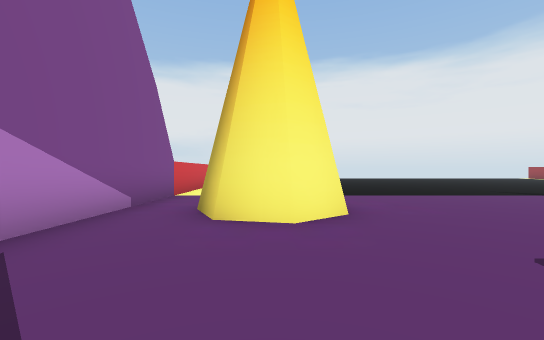
[1] (above)

24 first-person views from a walk through a 3-D level made in the Unity game engine. The camera is 1.3 m above the floor, looks level and sees 90° across. The floor is counted in squares, 2 m on a side. Each view is taken from the middle of a square. On the plan, view 1 faces up. The plan holds only what a view shows up to about 9 squares ahead; the rest is blank. The place goes on beyond the plan.

[2]
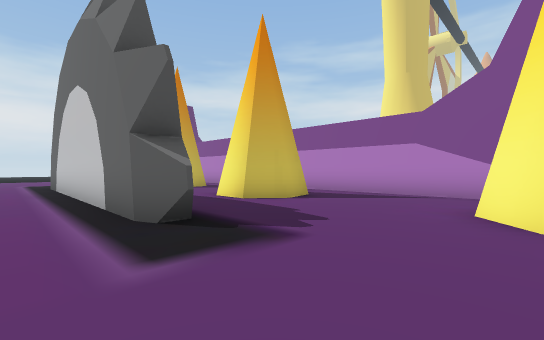

[3]
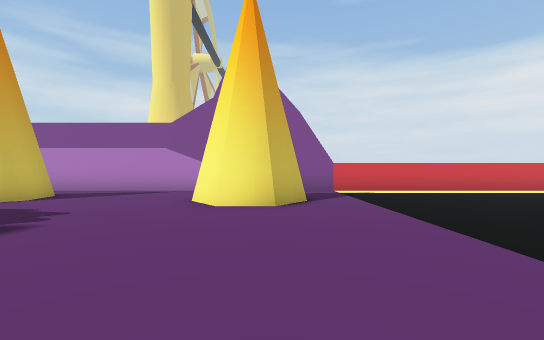

[4]
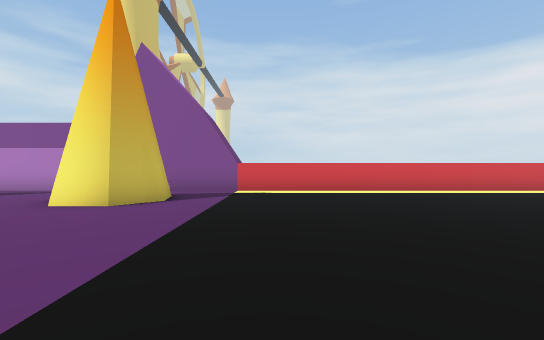

[5]
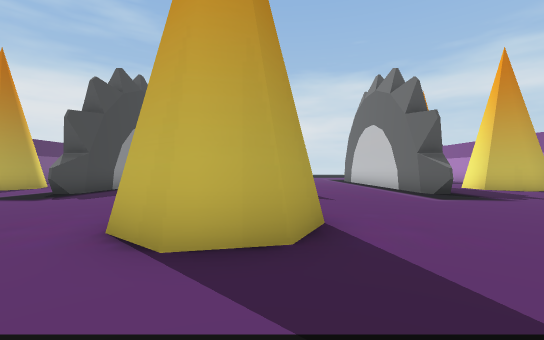

[6]
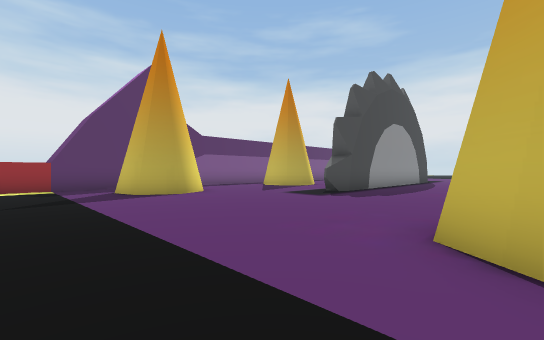

[7]
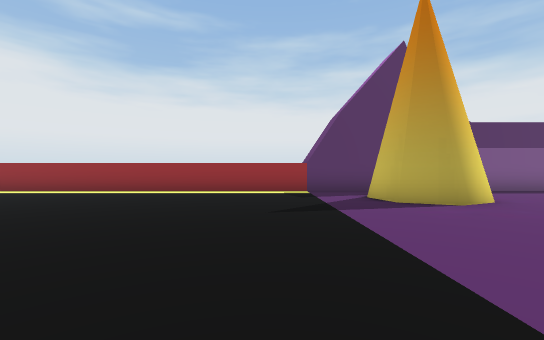

[8]
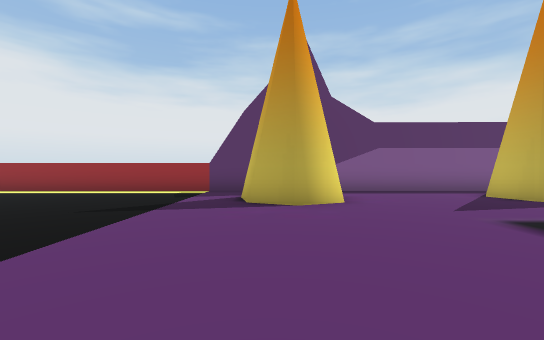

[9]
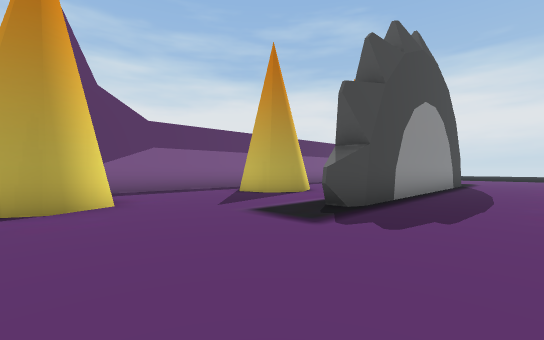

[10]
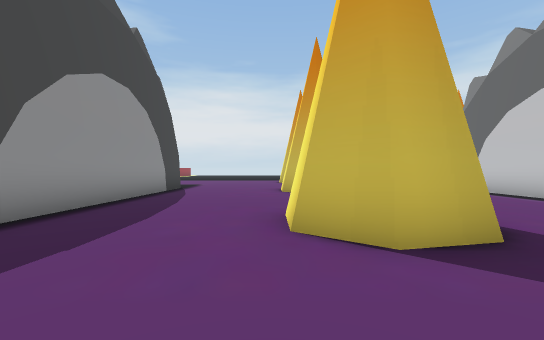

[11]
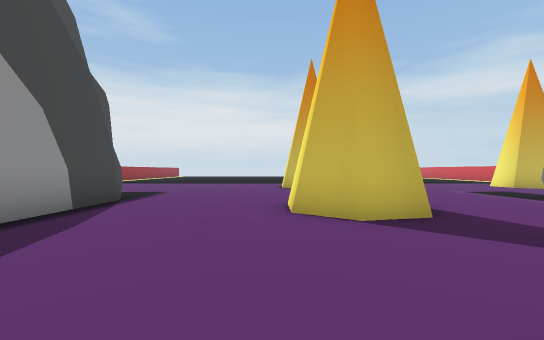

[12]
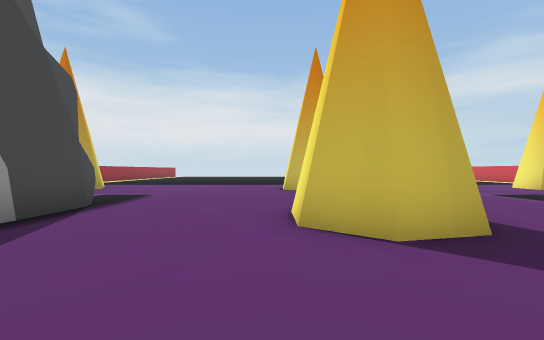

[13]
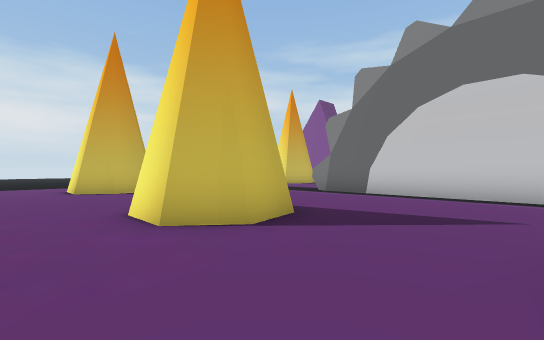

[14]
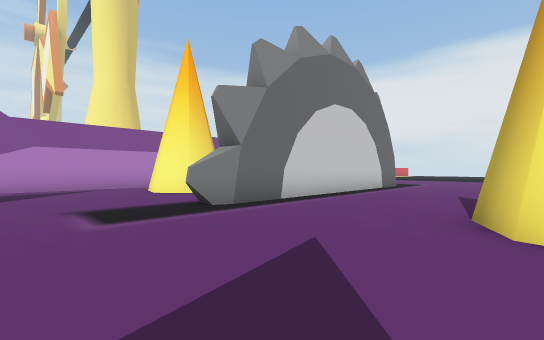

[15]
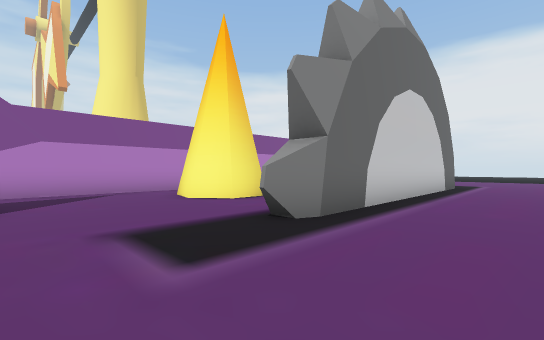

[16]
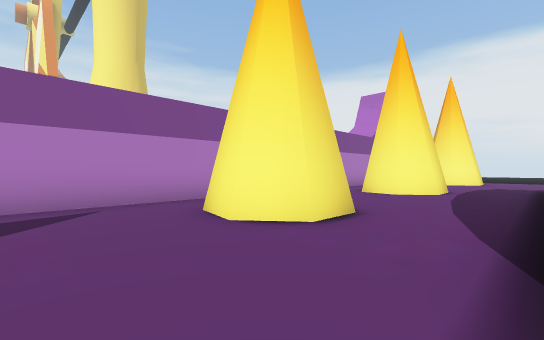

[17]
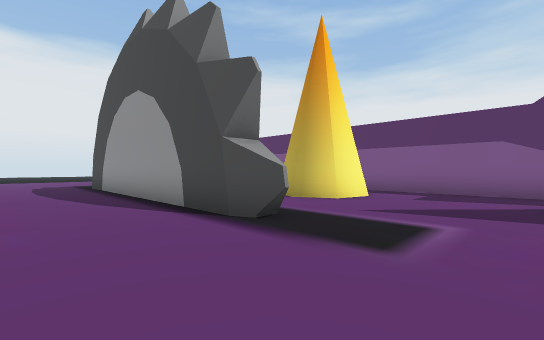

[18]
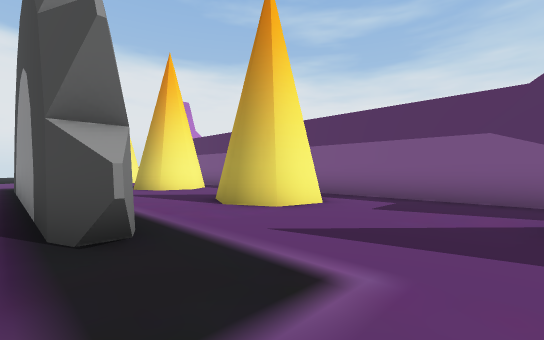

[19]
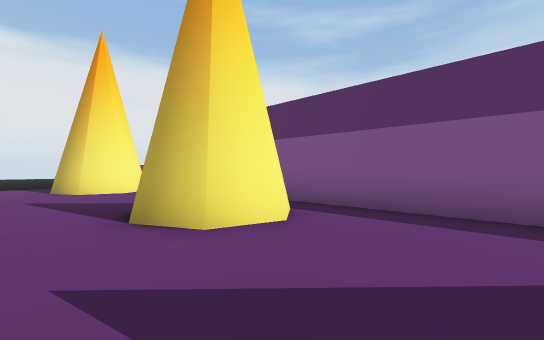

[20]
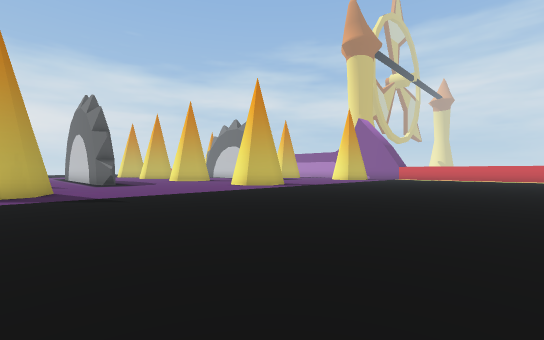

[21]
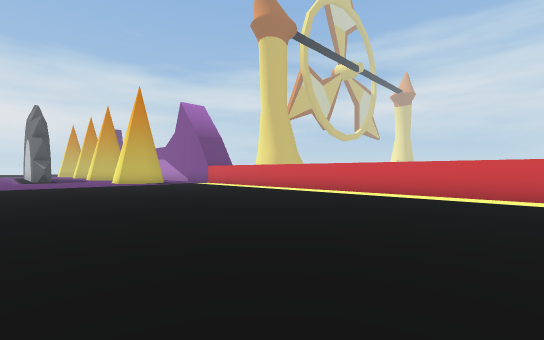

[22]
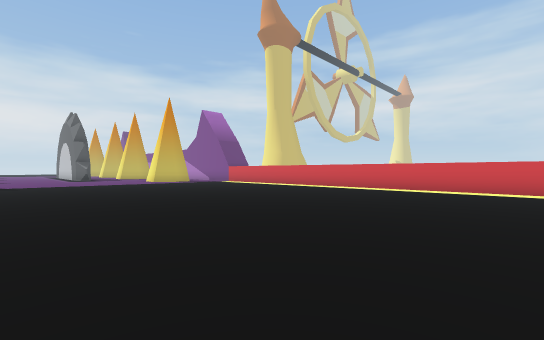

[23]
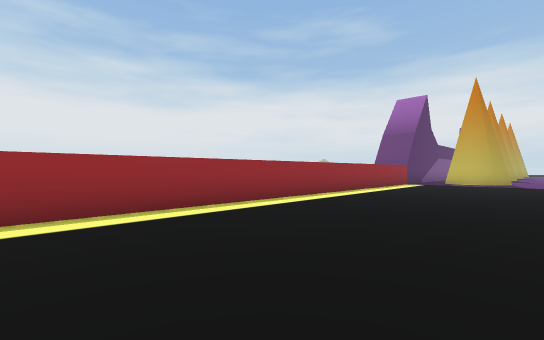

[24]
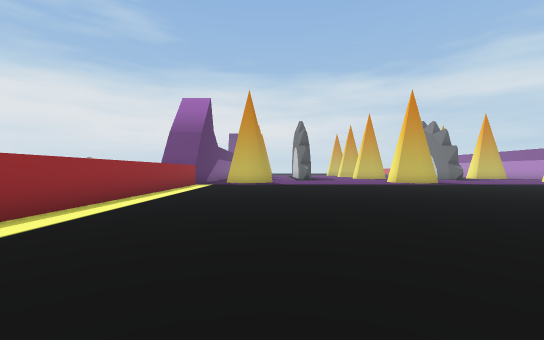

### Floor plan
Points are (right, up) in squares from view 1. A wall is a line through its corners. A room is listed if a view was taken in it or the views show most of it. See-through windows are left out.
Room 1 (view 1)
walls: (0.2, -0.4) (1, -1) (1, -1.9); (-0.8, -0.6) (-0.2, -0.5); (1, 4) (0.3, 3.4) (-0.7, 3.6); (-2.5, 3.6) (-2.5, -2.1)
ways out: opening at (-2, 4.5) to room 2; opening at (2.5, 2.5) to room 2; opening at (-2, -1.5); opening at (2, -1.5)
Room 2 (views 2, 3, 4, 5, 6, 7, 8, 9, 10, 11, 12, 13, 14, 15, 16, 17, 18, 20, 21, 22, 23, 24)
walls: (7.4, 4.6) (7.9, 5.6) (8.8, 5.8) (9.6, 5.1); (8.9, -0.4) (9.5, -0.9) (9.5, -2); (8, -0.6) (8.6, -0.4); (3.4, 1.1) (3.8, 0.2) (3.8, -7.8) (3.4, -8.6); (18.2, 4.1) (17.5, 3.4) (16.6, 3.6) (16.1, 4.5) (16.5, 5.4) (17.6, 5.6); (-0.7, 5.4) (0.3, 5.6) (1, 5) (1, 4); (-0.7, 3.6) (-1.1, 4.6); (16.5, -1) (16.7, -0.6) (17.6, -0.3); (19.4, 4.8) (19.4, 20); (16.7, -2.3) (16.3, -1.5); (7.7, -5.8) (8.8, -5.6) (9.5, -6.2) (9.5, -7.2); (19.4, -2.6) (19.4, 3.1); (8, -7.7) (7.5, -6.6); (14.1, -7.6) (13.7, -8.7) (13.3, -7.7) (13.3, 0.2) (13.7, 1.2); (1, -6.5) (1, -7.1) (0.1, -7.7); (0.8, -6.5) (0.8, -7.2); (16.5, -7.6) (16.1, -6.7) (16.6, -5.8); (-0.4, -7.7) (-0.9, -7.6); (-2.5, -6.4) (-2.5, -11); (-2.5, 20) (-2.5, 3.6); (19.4, -11) (19.4, -5.6)
ways out: opening at (-2, 4.5) to room 1; opening at (2.5, 2.5) to room 1; opening at (15.5, -6.5) to room 3; opening at (15.5, -1.5) to room 3; opening at (19, -6.5) to room 3; opening at (19, -1.5) to room 3; opening at (-2, -6.5); opening at (1.5, -6.5)
Room 3 (view 19)
walls: (18.4, -1.9) (17.6, -2.5) (16.7, -2.3); (19.4, -5.6) (19.4, -2.6)
ways out: opening at (15.5, -6.5) to room 2; opening at (15.5, -1.5) to room 2; opening at (19, -6.5) to room 2; opening at (19, -1.5) to room 2

Positions as (right, up) in squares from view 1, and headings:
1: (0, 0), facing up
2: (5, 4), facing down-left
3: (6, 5), facing left
4: (6, 8), facing left
5: (8, 8), facing down
6: (9, 8), facing down-right
7: (11, 8), facing right
8: (11, 5), facing right
9: (11, 5), facing down-right
10: (10, 2), facing down
11: (10, -2), facing down
12: (10, -3), facing down
13: (11, -3), facing down-left
14: (8, -11), facing up-left
15: (6, -11), facing up-left
16: (3, -10), facing up-left
17: (11, -11), facing up-right
18: (13, -11), facing up-right
19: (15, -5), facing up-right
20: (17, 14), facing down-left
21: (5, 19), facing down-left
22: (7, 20), facing down-left
23: (15, 20), facing down-right
24: (16, 19), facing down
